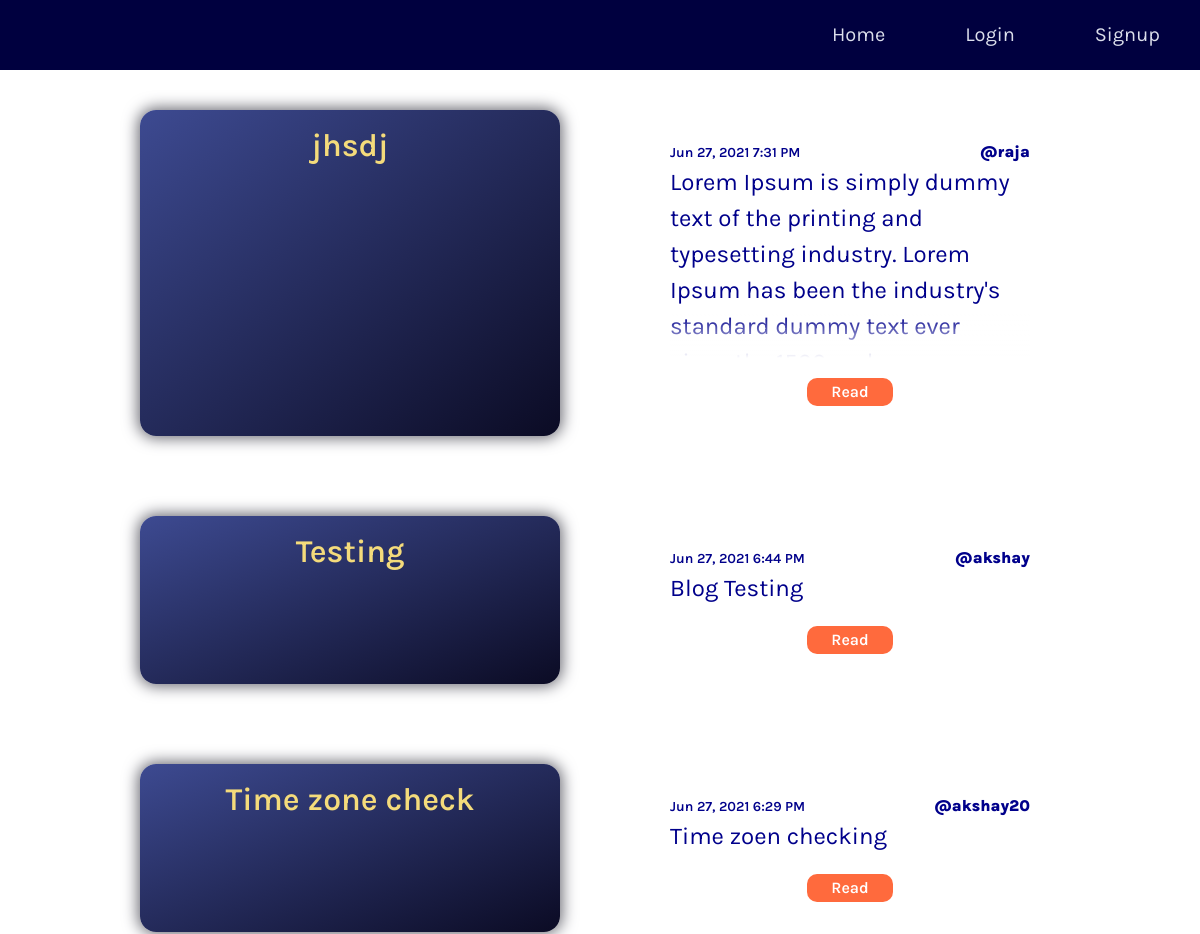
The app's page / (upper part), older data.
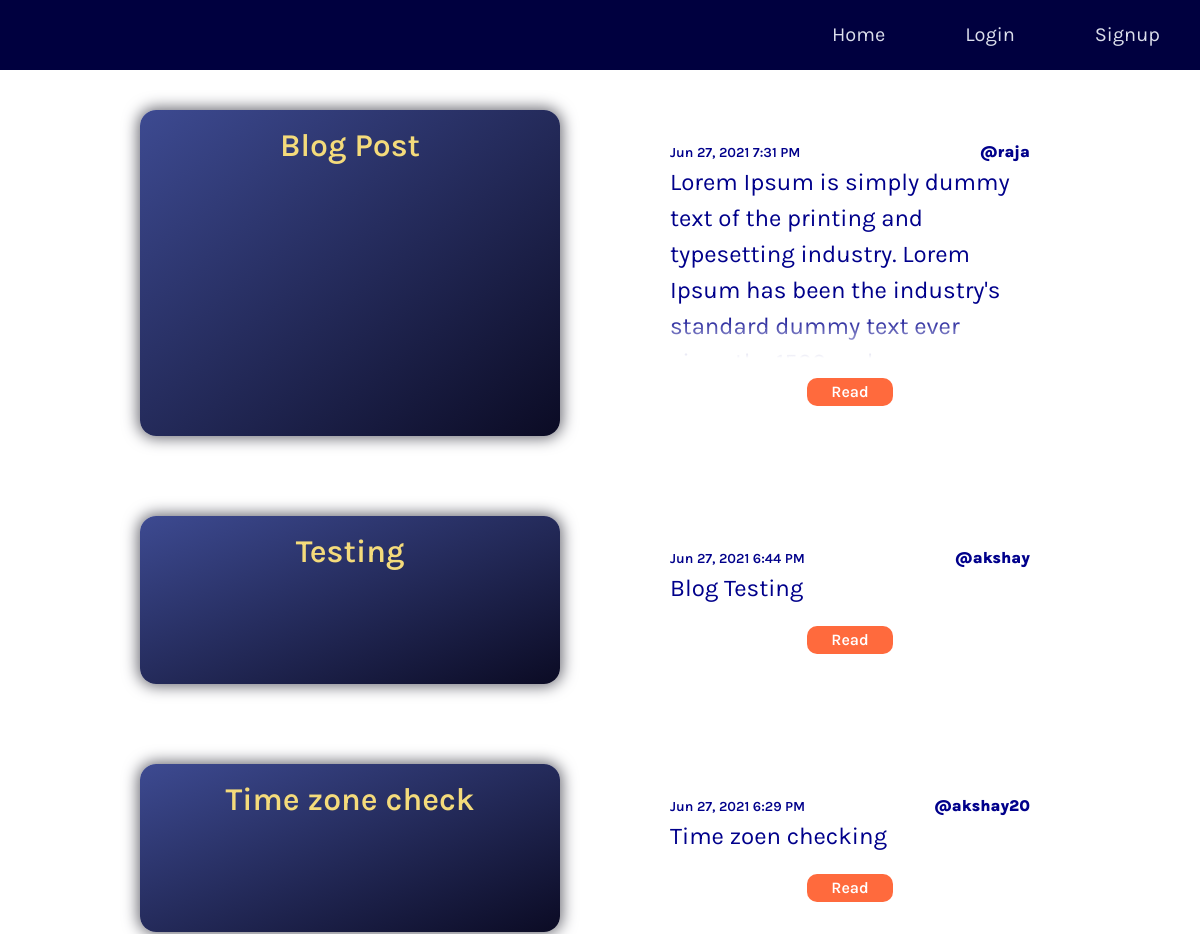
The same page, newer data.
### blog/models.py (models this page shows)
class BlogPost(models.Model):
	title = models.CharField(max_length = 100)
	image = models.ImageField(upload_to='blog_images', default = 'default.jpg')
	content = RichTextField(blank=True, null=True)
	date_posted = models.DateTimeField()
	author = models.ForeignKey(User, on_delete= models.CASCADE)

### blog/views.py (the view)
# urls.py: path('', BlogPostListView.as_view(), name='index'),
class BlogPostListView(ListView):
	model = BlogPost
	template_name = 'index.html'
	context_object_name = 'blogs'
	ordering = ['-date_posted']

### templates/index.html (shortened to what this page needs)
{% extends 'base.html' %}
{% block content %}
  <section class="project" id="projects">
    {% for post in blogs %}
    <div class="grid grid--1x2 projects">
      <div class="project--card" data-aos="fade-up">
        <h3 class="project--header">{{post.title}}</h3>
        <p class="project--content">
        </p>
      </div>
      <div class="desc--card" data-aos="fade-up">
          <p class="meta-data">
            <span class="date--posted">{{post.date_posted|date:"M d, Y g:i A"}}</span>
            <a href="/users/{{post.author}}">@{{post.author}}</a>
          </p>
        <div class="desc--content overflow">
          {{post.content|safe}}
        </div>
        <span class="desc--footer">
            <a href="{% url 'blog-detail' post.id %}" class="btn btn--accent btn--readmore"
              >Read</a
            >
        </span>
      </div>
    </div>
    {% endfor %}
  </section>
{% endblock content %}

### templates/base.html (shortened to what this page needs)
{% load static %}
<!DOCTYPE html>
<html lang="en">
  <head>
    <link rel="stylesheet" href="{% static 'styles/normalize.css' %}" />
    <link rel="stylesheet" href="{% static 'styles/styles.css' %}" />
    <link rel="stylesheet" href="https://unpkg.com/aos@next/dist/aos.css" />
  </head>
  <body>
    <nav class="nav collapsible ">
        <ul class="list nav__list collapsible__content">
          <li class="nav__item"><a href="/">Home</a></li>
          {% if user.is_authenticated %}
          <li class="nav__item"><a href="edit/">Edit</a></li>
          <li class="nav__item"><a href="del/">Delete</a></li>
          <li class="nav__item"><a href="{% url 'blog-create' %}">Create</a></li>
          <li class="nav__item"><a href="{% url 'profile' user.username %}">{{user.username}}</a></li>
          <li class="nav__item"><a href="/users/logout">logout</a></li>
          {% else %}
          <li class="nav__item"><a href="{% url 'login' %}">Login</a></li>
          <li class="nav__item"><a href="{% url 'signup' %}">Signup</a></li>
          {% endif %}
        </ul>
      </nav>
        {% block content %}
        {% endblock %}
  </body>
</html>

### static/styles/styles.css (style rules this page uses)
:root { --color-body: #1a2238; --color-secondary: #17225d; --color-accent: #ff6a3d; --color-pale-yellow: #f4db7b; --color-text: #dbdeeb; --color-gradient-one: #3d4a91; --color-gradient-two: #0b0b24; }
* { margin: 0; padding: 0; box-sizing: border-box; }
html { font-size: 62.5%; }
a { text-decoration: none; }
body { font-family: Karla, Arial, Helvetica, sans-serif; font-size: 2.4rem; line-height: 1.5; color: var(--color-body); box-sizing: border-box; }
h1, h2, h3 { color: var(--color-headings); margin-bottom: 1rem; line-height: 1.1; }
h3 { margin-top: 0; font-size: 3rem; font-weight: 600; line-height: 1.3; }
p { margin-top: 0; }
a { text-decoration: none; text-align: center; }
.btn { font: inherit; border-radius: 44px; border: none; outline: none; padding: 2.1rem 4.4vw; font-size: 2.4rem; font-weight: 600; letter-spacing: 0; cursor: pointer; text-align: center; }
.btn--readmore { font: inherit; border-radius: 10px; border: none; outline: none; padding: 2.1rem 4.4vw; font-size: 1.6rem; font-weight: 600; letter-spacing: 0; cursor: pointer; text-align: center; }
.btn--accent { padding: 0.2rem 2vw; background-color: var(--color-accent); color: #fff; }
.grid { display: grid; }
@media screen and (min-width: 768px) { .grid--1x2 { grid-template-columns: repeat(2, 1fr); } }
.project--card { margin: 2rem; padding: 1.5rem 2.8rem; border-radius: 16px; background: linear-gradient( to bottom right, var(--color-gradient-one), var(--color-gradient-two) ); color: var(--color-text); box-shadow: 0 0 15px 2px #66666f; }
.project--header { color: var(--color-pale-yellow); font-size: 3.2rem; text-align: center; margin-bottom: 2.4rem; }
.project--content { font-size: 2.8rem; line-height: 3.2rem; }
li { list-style: none; }
.list { list-style: none; color: var(--color-headings); padding-left: 0; }
.collapsible__content { max-height: 0; overflow: hidden; opacity: 0; transition: all 0.3s; }
.nav { background: #00003f; display: flex; justify-content: space-between; flex-wrap: wrap; align-items: center; }
.nav__list { width: 100%; margin: 0; }
.nav__item { padding: 1rem 2rem; border-bottom: 1px solid #2e2d2f; }
.nav__item > a { color: var(--color-text); transition: color 0.3s; }
@media screen and (min-width: 768px) { .nav__list { width: auto; display: flex; font-size: 2rem; max-height: 100%; opacity: 1; } }
@media screen and (min-width: 768px) { .nav__item { border: none; padding: 2rem 4rem; } }
.projects { padding: 2rem; max-width: 1000px; margin: 0 auto; gap: 3rem; }
@media screen and (min-width: 768px) { .projects { gap: 4rem; } }
.desc--card { margin: 2rem; padding: 3rem; border-radius: 16px; background: none; color: darkblue; }
.desc--footer { margin-top: 2rem; display: flex; justify-content: center; }
.overflow { --max-lines: 3; position: relative; max-height: 19.4rem; overflow: hidden; padding-right: 1rem; }
.overflow::before { content:''; width:100%; height:100%; position:absolute; left:0; top:0; background:linear-gradient(transparent 150px, white); }
.overflow::after { content: ""; position: absolute; right: 0; width: 1rem; height: 1rem; background: white; }
:root { --success-color: #2ecc71; --error-color: #e74c3c; }
.meta-data { display: flex; justify-content: space-between; align-items: center; }
.meta-data .date--posted { font-weight: 600; font-size: 1.4rem; }
.meta-data a { text-decoration: none; font-size: 1.6rem; font-weight: 800; color: var(--color-primary); }

Row changes from the older to the newer data that the page shows:
changed BlogPost "raja": title "jhsdj" → "Blog Post"
